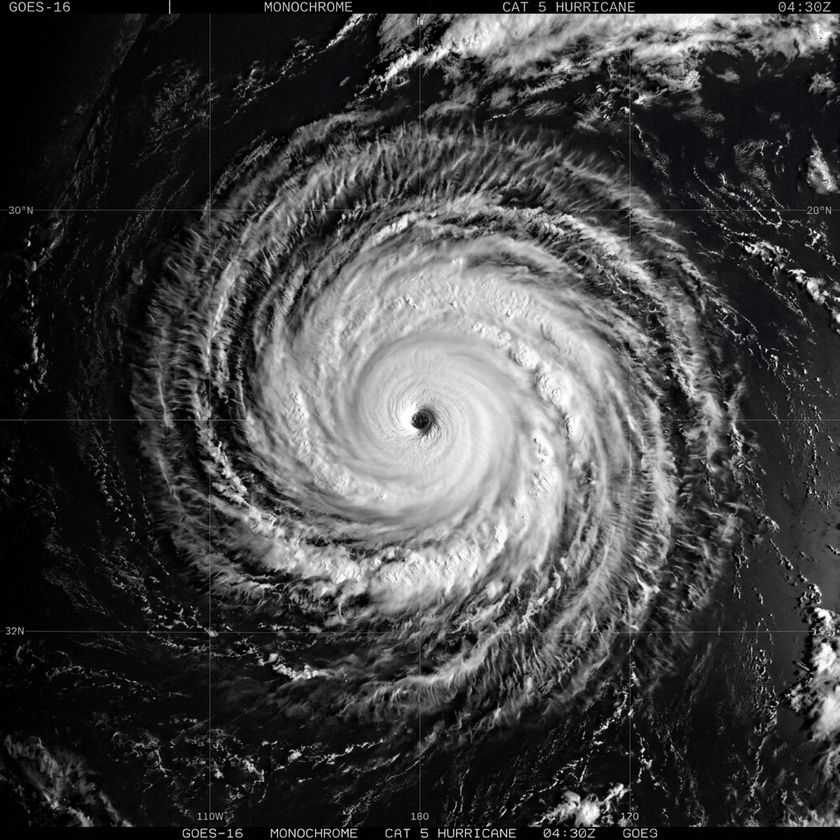
#> input picture backend/data/ejemplos_demostracion/huracan_vis.jpg, 840 x 840 px, shrunk from 1024 x 1024 before the run, found by its file name
$ python generar_perfectos.py
#> lines starting #> are read from the running program, lines starting #| are printed output that depends on the picture; after the words box and inside, x2 and y2 are one past the last pixel; in counts of white or black regions, pixels touching at a corner belong together
import cv2
import numpy as np
import os

folder = r"c:\Users\Esteban\Desktop\visionmeteor\backend\data\ejemplos_demostracion"

# 1. HURACAN PERFECTO
h_vis = cv2.imread(os.path.join(folder, "huracan_vis.jpg"))
#> h_vis is the input picture: shape (840, 840, 3); mean B, G, R 66.9, 66.9, 66.8
h_ir = cv2.imread(os.path.join(folder, "huracan_ir.jpg"))
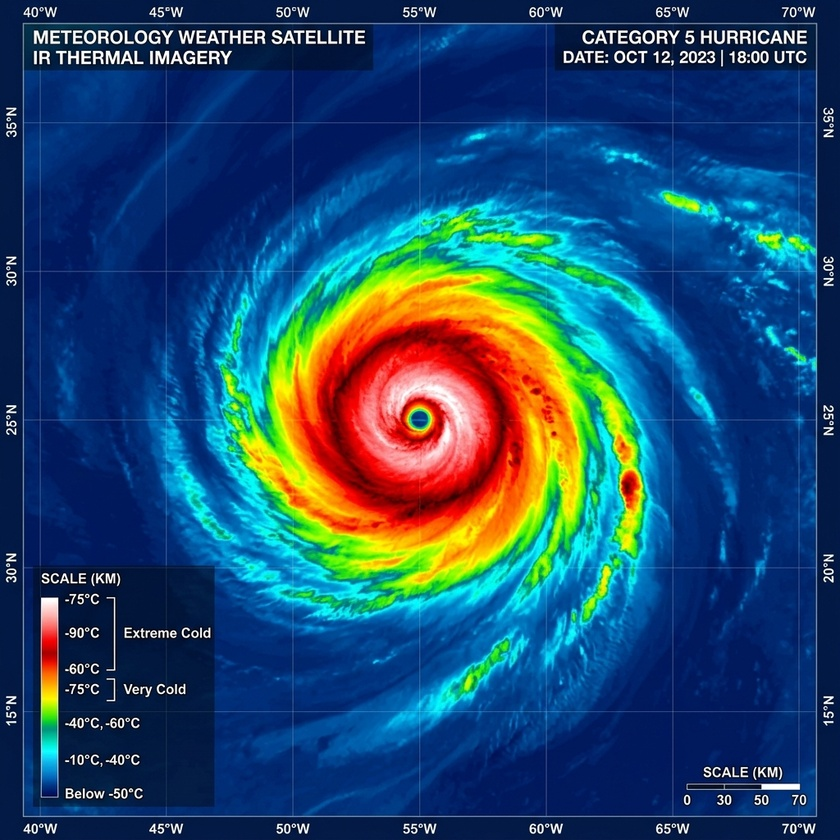
#> input picture backend/data/ejemplos_demostracion/huracan_ir.jpg, 840 x 840 px, shrunk from 1024 x 1024 before the run, found by its file name
#> h_ir is the input picture: shape (840, 840, 3); mean B, G, R 107.2, 75, 34

if h_vis is not None:
    vis_gray = cv2.cvtColor(h_vis, cv2.COLOR_BGR2GRAY)

    # Para evitar el halo verde (Tierra que es 60-150), empujamos los grises oscuros a <60 (Mar)
    # y los grises claros a >150 (Nube).
    vis_perf = np.where(vis_gray < 100, (vis_gray * 0.5).astype(np.uint8), vis_gray)
    vis_perf = np.where((vis_perf >= 60) & (vis_perf < 150), 160, vis_perf)
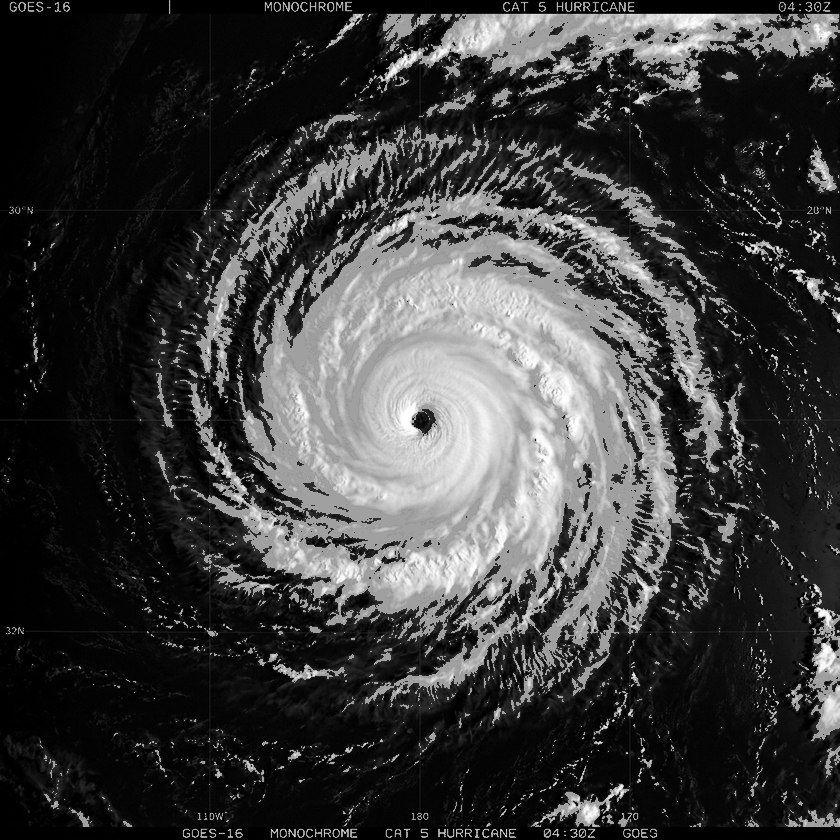
#> vis_perf: shape (840, 840); min 0, max 255, mean 60.1

    cv2.imwrite(os.path.join(folder, "huracan_vis.jpg"), cv2.cvtColor(vis_perf, cv2.COLOR_GRAY2BGR))

    # Asegurar que las nubes sean tormenta (rojo alto) en el IR
    if h_ir is not None:
        mask_nubes = vis_perf > 150
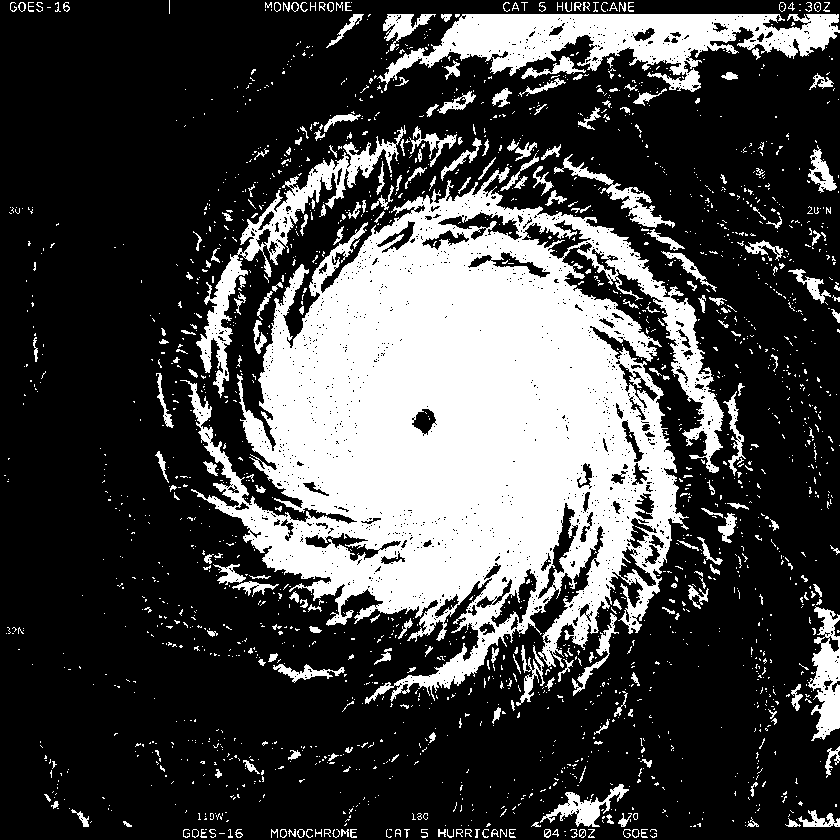
#> mask_nubes: shape (840, 840) bool; 27.7% white; 2019 white regions (1749 under 20 px), largest, box (x1, y1, x2, y2) and area: (180, 167, 724, 704) 141600, (377, 14, 840, 92) 15981, (196, 125, 406, 398) 6547
        h_ir[mask_nubes] = [0, 0, 200] # Mucho canal rojo para que sea Tormenta
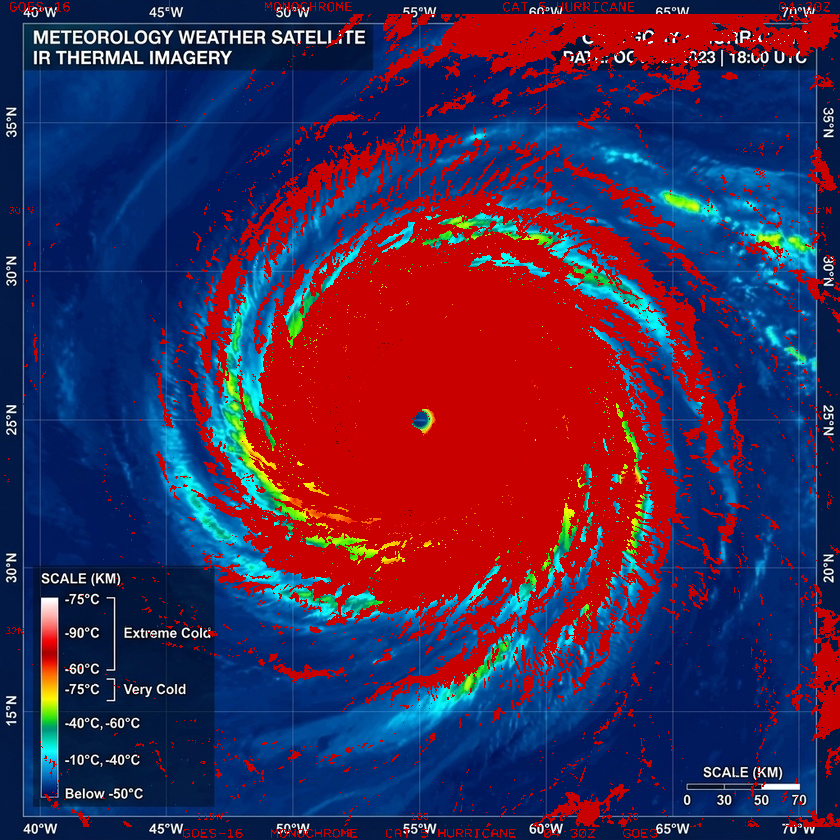
#> h_ir: shape (840, 840, 3); mean B, G, R 81.7, 42.6, 63.7
        h_ir[~mask_nubes] = [200, 50, 0] # Mar cálido
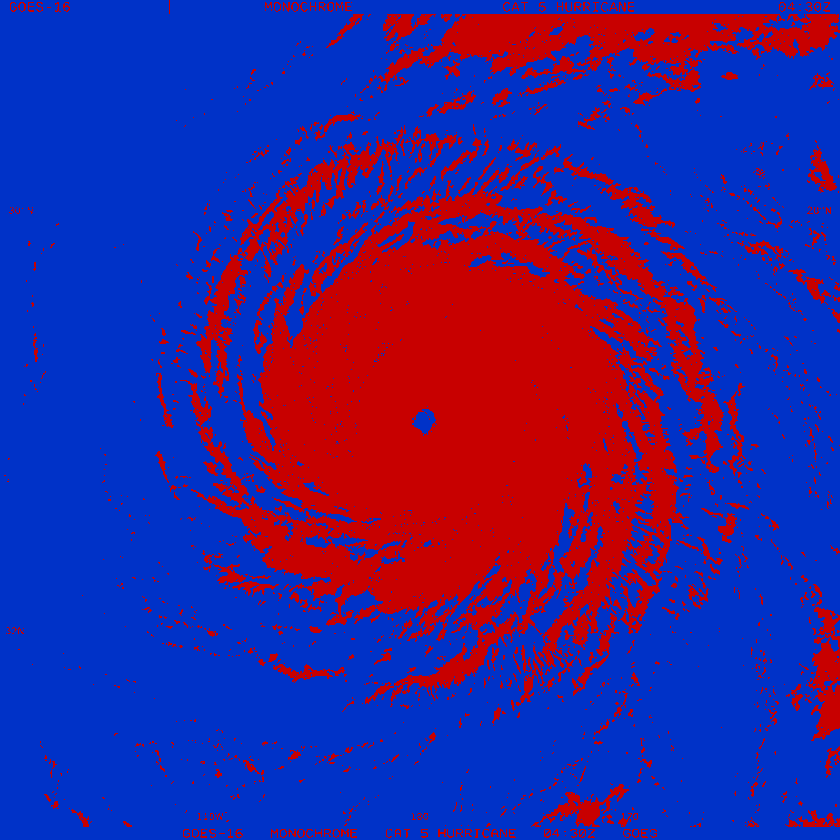
#> h_ir: shape (840, 840, 3); mean B, G, R 144.5, 36.1, 55.5
        # Difuminar para no verse tan artificial
        h_ir = cv2.GaussianBlur(h_ir, (15, 15), 0)
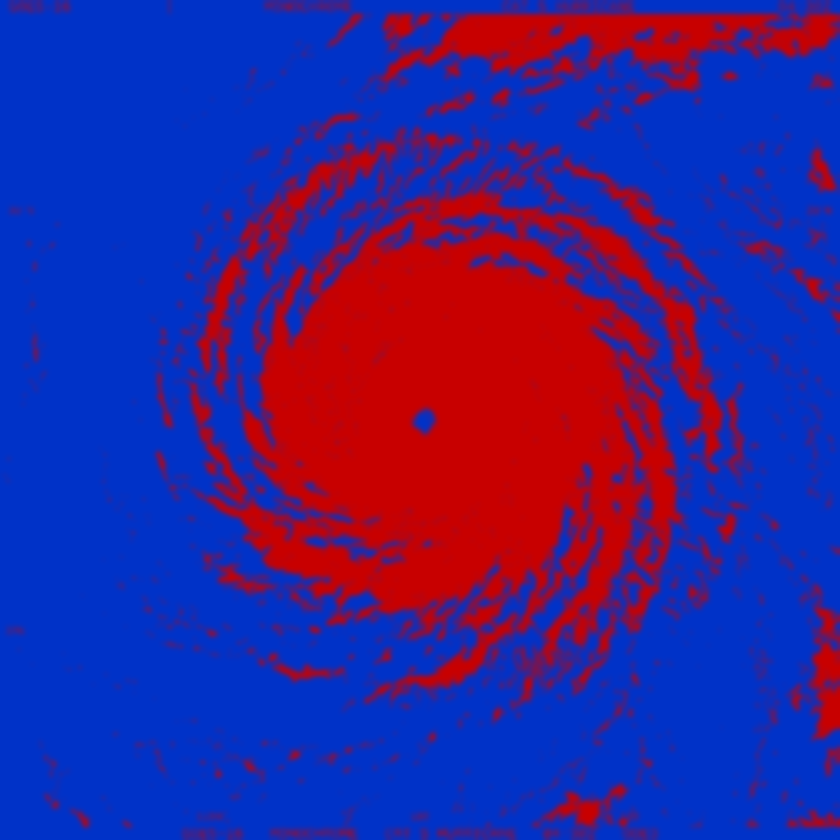
#> h_ir: shape (840, 840, 3); mean B, G, R 144.5, 36.1, 55.5
        cv2.imwrite(os.path.join(folder, "huracan_ir.jpg"), h_ir)

# 2. TARAPACA PERFECTO
t_vis = cv2.imread(os.path.join(folder, "tarapaca_nubes_vis.jpg"))
t_ir = cv2.imread(os.path.join(folder, "tarapaca_nubes_ir.jpg"))

if t_vis is not None:
    vis_gray = cv2.cvtColor(t_vis, cv2.COLOR_BGR2GRAY)
    h, w = vis_gray.shape

    vis_perf = vis_gray.copy()
    ir_perf = np.zeros((h, w, 3), dtype=np.uint8)

    # Izquierda (Mar y Camanchaca)
    mar_mask = (np.tile(np.arange(w), (h, 1)) < w * 0.45)

    # Asegurar que el mar sea < 60
    vis_perf[mar_mask & (vis_perf < 100)] = 40
    # Asegurar que la Camanchaca sea > 150
    vis_perf[mar_mask & (vis_perf >= 100)] = 180

    # Derecha (Tierra)
    tierra_mask = ~mar_mask
    # Asegurar que la tierra esté en 60-150 (Gris medio) para que sea TIERRA
    vis_perf[tierra_mask] = np.clip(vis_perf[tierra_mask], 70, 140)

    cv2.imwrite(os.path.join(folder, "tarapaca_nubes_vis.jpg"), cv2.cvtColor(vis_perf, cv2.COLOR_GRAY2BGR))

    # IR Perfecto para Tarapacá Nubes
    # Mar y Tierra cálidos (Rojo = 50)
    ir_perf[:] = [200, 100, 50] # Cálido global
    # Difuminar IR
    ir_perf = cv2.GaussianBlur(ir_perf, (25, 25), 0)
    cv2.imwrite(os.path.join(folder, "tarapaca_nubes_ir.jpg"), ir_perf)

    # 3. TARAPACA DESPEJADO PERFECTO
    vis_desp = vis_perf.copy()
    # Eliminar las nubes del mar
    vis_desp[mar_mask & (vis_desp > 150)] = 40
    vis_desp = cv2.GaussianBlur(vis_desp, (5, 5), 0)

    cv2.imwrite(os.path.join(folder, "tarapaca_despejado_vis.jpg"), cv2.cvtColor(vis_desp, cv2.COLOR_GRAY2BGR))
    cv2.imwrite(os.path.join(folder, "tarapaca_despejado_ir.jpg"), ir_perf)

print("Imágenes perfectas generadas.")
